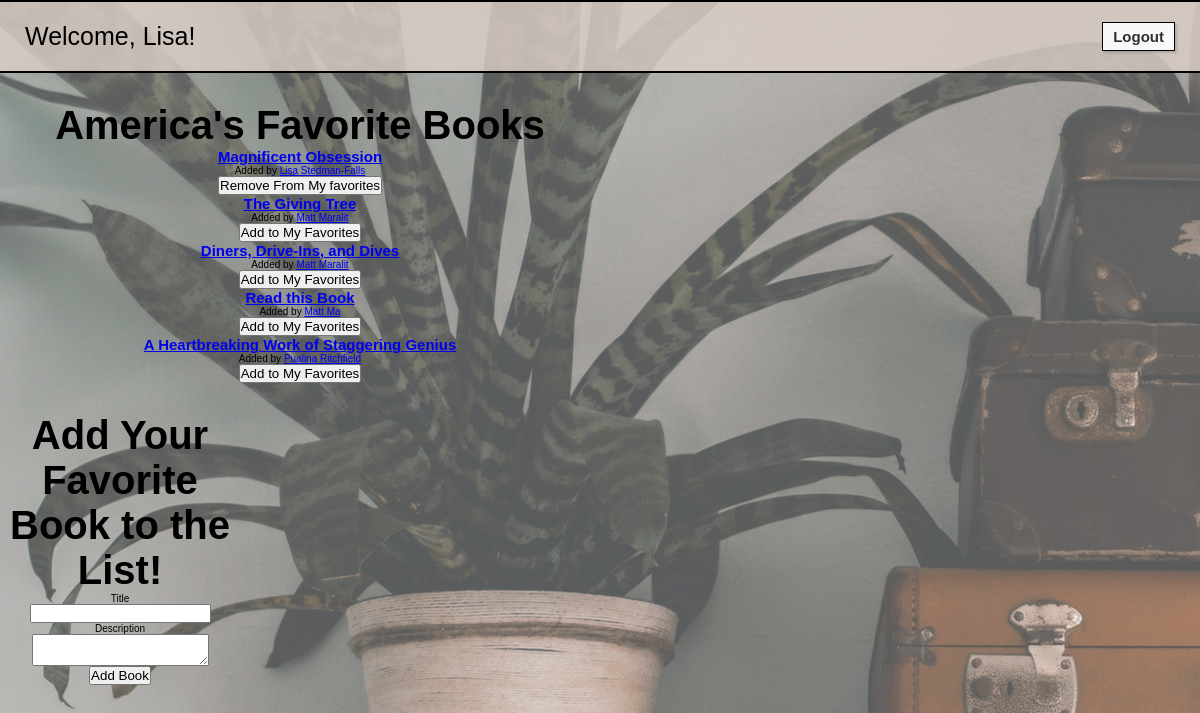
Screenshot of /book/ (signed in) with the database file from the repository.
### login_registration_app/models.py (models this page shows, shortened)
class User(models.Model):
    first_name = models.CharField(max_length=255)
    last_name = models.CharField(max_length=255)
    email = models.CharField(max_length=255)
    password = models.CharField(max_length=255)
    created_at = models.DateTimeField(auto_now_add=True)
    updated_at = models.DateTimeField(auto_now=True)
    objects = UserManager()

### books_app/models.py (models this page shows, shortened)
class Book(models.Model):
    title = models.CharField(max_length=255)
    description = models.TextField()
    uploaded_by = models.ForeignKey(User, related_name = "books_uploaded", on_delete = models.CASCADE)
    favorited_by = models.ManyToManyField(User, related_name = "books_favorited")
    created_at = models.DateTimeField(auto_now_add=True)
    updated_at = models.DateTimeField(auto_now=True)
    objects = BookManager()

### books_app/views.py (the view)
# urls.py: path('', views.book), #GET request to display all objects' info starting at a different root
def book(request): #GET REQUEST
    if "user_id" not in request.session:
        messages.error(request, "You must be logged in to view this site")
        return redirect ("/")
    else:
        context = {
        "all_the_users": User.objects.all(),
        "this_user": User.objects.get(id=request.session["user_id"]),
        "all_the_books": Book.objects.all(),
    }
    return render(request, "books.html", context)

### books_app/templates/books.html (shortened to what this page needs)
<!DOCTYPE html>
<html lang="en-US">
<head>
    {% load static %}
    <link rel="stylesheet" href="{% static 'style.css' %}">
</head>
<body>
    <div id="container">
        <nav>
            <p>Welcome, {{this_user.first_name}}!</p>
            <form action="/logout" method="POST">
                <button type="submit">Logout</button>
            </form>
        </nav>
        <div id="books_wrapper">
            <div id="books">
                <h1>America's Favorite Books</h1>
                {% for book in all_the_books %}
                <div>
                    <a href= "{{book.id}}"><h2>{{book.title}}</h2></a>
                    <p>Added by
                        <a href= "user/{{book.uploaded_by.id}}">{{book.uploaded_by.first_name}} {{book.uploaded_by.last_name}}</a>
                    </p>
                    {% if book in this_user.books_favorited.all %}
                    <form action="{{book.id}}/unfavorite_homepage" method="POST">
                        <button type="submit">Remove From My favorites</button>
                    </form>
                    {% else %}
                    <form action="{{book.id}}/favorite_homepage" method="POST">
                        <button type="submit">Add to My Favorites</button>
                    </form>
                        {% endif %}
                </div>
                {% endfor %}
            </div>
            <div id ="add_book">
                <h1>Add Your Favorite Book to the List!</h1>
                <form action="create_book" method="POST">
                    <label for="title">Title</label>
                    <input name="title" type="text">
                    <label for="description">Description</label>
                    <textarea name="description"></textarea>
                    <button type="submit">Add Book</button>
                </form>
            </div>
        </div>
    </div>
</body>
</html>

### books_app/static/style.css (style rules this page uses)
* { margin:0; padding:0; }
#container { position:relative; min-height:100vh; }
#container::after { content:""; background-image:url("books.jpg"); opacity:.7; top:0; left:0; bottom:0; right:0; position:absolute; z-index:-1; }
html { font-size:10px; font-family: Arial, Helvetica, sans-serif; }
nav { display: flex; justify-content: space-between; align-items:center; background-color: rgba(220, 208, 201, .8); padding:2rem 2.5rem; border-top:.2rem solid black; border-bottom:.2rem solid black; }
nav p { font-size:2.5rem; }
nav a, nav button { font-size:1.5rem; font-weight: bold; padding:.5rem 1rem; box-shadow:rgba(0, 0, 0, 0.15) 1.95px 1.95px 2.6px; color:#2D3033; background-color:#F8F8F8; text-decoration: none; border:.1rem solid black; }
#books { width:50%; }
#add_book { width:20%; }
#add_book, #add_book form, #books, #books > div { display: flex; flex-direction: column; align-items: center; }
#add_book h1, #books h1 { font-size:4rem; padding-top:3rem; text-align: center; }

### rows the page displays
User: first_name "Lisa"
Book: title "Magnificent Obsession", uploaded_by.first_name "Lisa", uploaded_by.last_name "Stedman-Falls"
Book: title "The Giving Tree", uploaded_by.first_name "Matt", uploaded_by.last_name "Maralit"
Book: title "Diners, Drive-Ins, and Dives", uploaded_by.first_name "Matt", uploaded_by.last_name "Maralit"
Book: title "Read this Book", uploaded_by.first_name "Matt", uploaded_by.last_name "Ma"
Book: title "A Heartbreaking Work of Staggering Genius", uploaded_by.first_name "Pualina", uploaded_by.last_name "Ritchfield"
